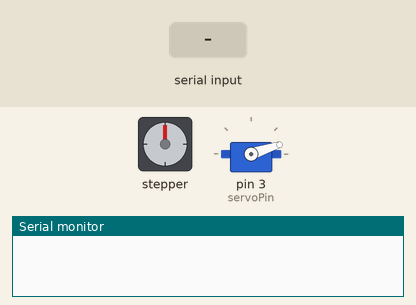
The sketch below on a simulated Arduino Uno, built with avr-gcc and run on an emulated ATmega328P. Parts: stepper motor, servo, the last lines printed to the serial monitor. Wiring (inferred from the names in the program): stepper motor (2048 steps per turn assumed): coils pin 5, pin 6, pin 10, pin 11. Inputs (shaded band) come from the test bench.

Above: at 1.2 s.
1.3 s: "L" received over Serial
At 2.5 s:
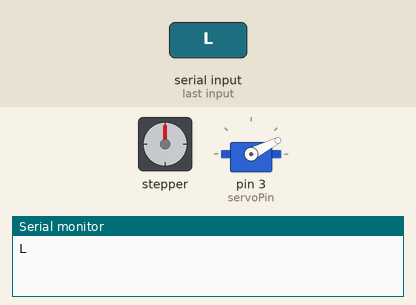
2.8 s: "G" received over Serial
At 3.7 s:
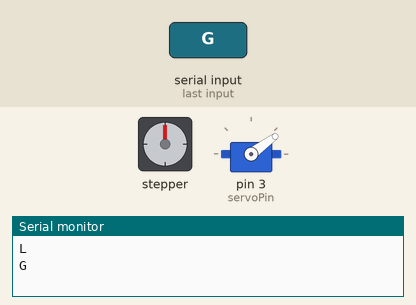
4.3 s: "F" received over Serial
At 4.8 s:
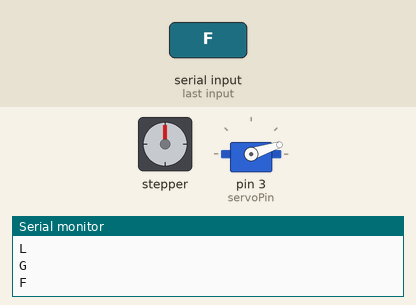
5.8 s: "R" received over Serial
At 7.2 s:
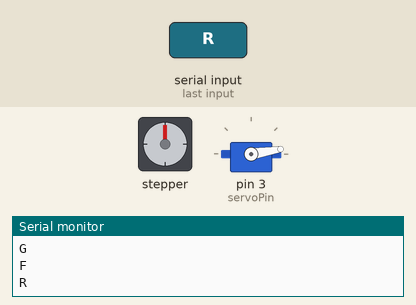
Timing chart, 0 to 8.3 s (numbered marks = the images above; inputs shaded):
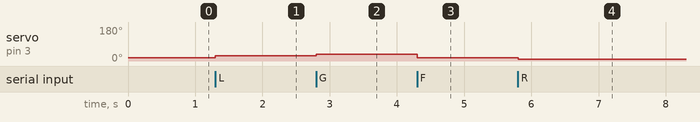

Measured:
- after the input at 1.3 s, servo on pin 3 (servoPin): 18° → 27° at once
- after the input at 2.8 s, servo on pin 3 (servoPin): 27° → 36° at once
- after the input at 4.3 s, servo on pin 3 (servoPin): 36° → 18° at once
- after the input at 5.8 s, servo on pin 3 (servoPin): 18° → 9° at once

The sketch:

AV_Arduino_Ackerman.ino
```cpp
// Angle = 18 ;  Stright
// Angle = 36 ;  Left
// Angle = 0 ;   Right

// Include the Servo library
#include <Servo.h>
//L298n Motor Driver pins.
#define in1 5
#define in2 6
#define in3 10
#define in4 11
#define servoPin 3 //Stepper pin

int command; //Int to store app command state.
int Speed = 255;  //Set Speed
int Angle = 18;  //Stepper motor Initial angle
// Create a servo object
Servo Servo1;

void setup() {
  pinMode(in1, OUTPUT);
  pinMode(in2, OUTPUT);
  pinMode(in3, OUTPUT);
  pinMode(in4, OUTPUT);

  // We need to attach the servo to the used pin number
  Servo1.attach(servoPin);
  analogWrite(in1, 255);
  analogWrite(in2, 0);
  Servo1.write(18);
  //Set the baud rate to your Bluetooth module.
  Serial.begin(9600);

  // wait for serial port to connect.
  while (!Serial) {
    ;
  }
}

void forward() {
  Servo1.write(Angle);
  analogWrite(in3, Speed);
  analogWrite(in4, 0);
}

void back() {
  Servo1.write(Angle);
  analogWrite(in3, 0);
  analogWrite(in4, Speed);
}

void left() {
  Servo1.write(Angle);
  analogWrite(in3, Speed);
  analogWrite(in4, 0);
}

void right() {
  Servo1.write(Angle);
  analogWrite(in3, Speed);
  analogWrite(in4, 0);
}

void forwardleft() {
  Servo1.write(Angle);
  analogWrite(in3, Speed);
  analogWrite(in4, 0);
}
void forwardright() {
  Servo1.write(Angle);
  analogWrite(in3, Speed);
  analogWrite(in4, 0);
}
void backright() {
  Servo1.write(Angle);
  analogWrite(in3, 0);
  analogWrite(in4, Speed);
}
void backleft() {
  Servo1.write(Angle);
  analogWrite(in3, 0);
  analogWrite(in4, Speed);
}

void stop() {
  Servo1.write(Angle);
  analogWrite(in1, 0);
  analogWrite(in2, 0);
  analogWrite(in3, 0);
  analogWrite(in4, 0);
}

void LeftAngle(){
  if (Angle+9<=36) Angle += 9;
  else Angle = 36;
}

void RightAngle(){
  if (Angle-9>=0) Angle -= 9;
  else Angle = 0;
}

void loop() {
  if (Serial.available() > 0) {
    command = Serial.read();
    Serial.println(char(command));
    //Stop(); //Initialize with motors stoped.
    analogWrite(in1, 255);
    analogWrite(in2, 0);

    switch (command) {
      case 'F':
        Angle = 18;
        forward();
        break;
      case 'B':
        Angle = 18;
        back();
        break;
      case 'L':
        LeftAngle();
        left();
        break;
      case 'R':
        RightAngle();
        right();
        break;
      case 'G':
        LeftAngle();
        forwardleft();
        break;
      case 'I':
        RightAngle();
        forwardright();
        break;
      case 'H':
        LeftAngle();
        backleft();
        break;
      case 'J':
        RightAngle();
        backright();
        break;
      case 'S':
        Angle = 18;
        stop();
        break;
      default:
        //forward();
        break;
    }
  }
}
```
